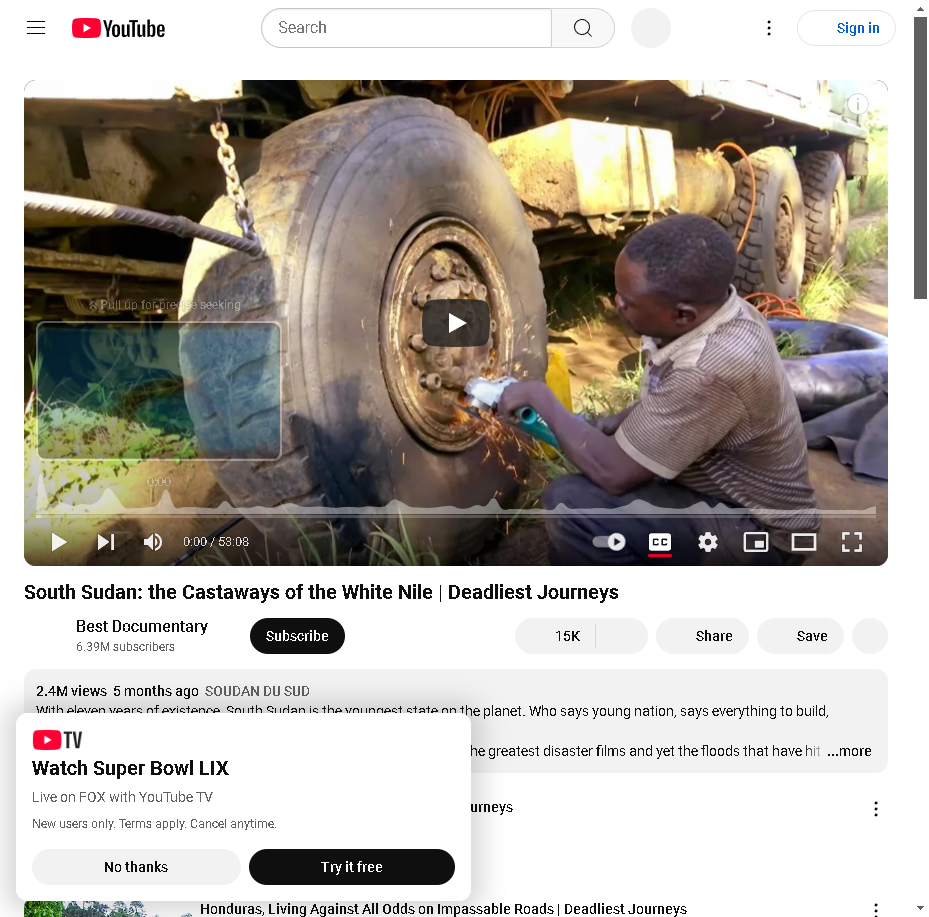
#> input picture src/rsrc/screenshot.png, 929 x 917 px
$ python -i imageworker.py   (imports and definitions only)
#> lines starting #> are read from the running program, lines starting #| are printed output that depends on the picture; after the words box and inside, x2 and y2 are one past the last pixel; in counts of white or black regions, pixels touching at a corner belong together
import cv2
import numpy as np

def image_worker():
    x1, y1 = 37, 473  # Top-left corner
    x2, y2 = 875, 513  # Bottom-right corner

    image_path = "rsrc/screenshot.png"
    image = cv2.imread(image_path)
#> image is the input picture: shape (917, 929, 3); mean B, G, R 164.7, 172.3, 178.5
    if image is None:
        print("Error: Could not read the image.")
        exit()
    clone = image.copy()
    roi = clone[y1:y2, x1:x2]
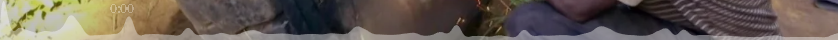
#> roi: shape (40, 838, 3); mean B, G, R 83.1, 91.5, 101.5

    # [5 lines of commented-out code are left out]
    hsv = cv2.cvtColor(roi, cv2.COLOR_BGR2HSV)
#> hsv: shape (40, 838, 3); mean H, S, V 70.4, 65.9, 104.4

    # Define the range for red color in HSV
    lower_red1 = np.array([0, 100, 100])
    upper_red1 = np.array([10, 255, 255])
    lower_red2 = np.array([160, 100, 100])
    upper_red2 = np.array([180, 255, 255])

    mask1 = cv2.inRange(hsv, lower_red1, upper_red1)
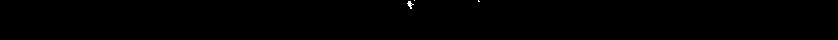
#> mask1: shape (40, 838); 0.09% white in thin lines or dots, all inside (x1, y1, x2, y2) = (407, 0, 480, 9)
    mask2 = cv2.inRange(hsv, lower_red2, upper_red2)
#> mask2: shape (40, 838); every value is 0

    red_mask = mask1 | mask2
    inverse_mask = cv2.bitwise_not(red_mask)

    result_image = cv2.bitwise_and(roi, roi, mask=inverse_mask)

    # Save or display the result
    cv2.imwrite('rsrc/output_image.png', result_image)

>>> result = image_worker()
